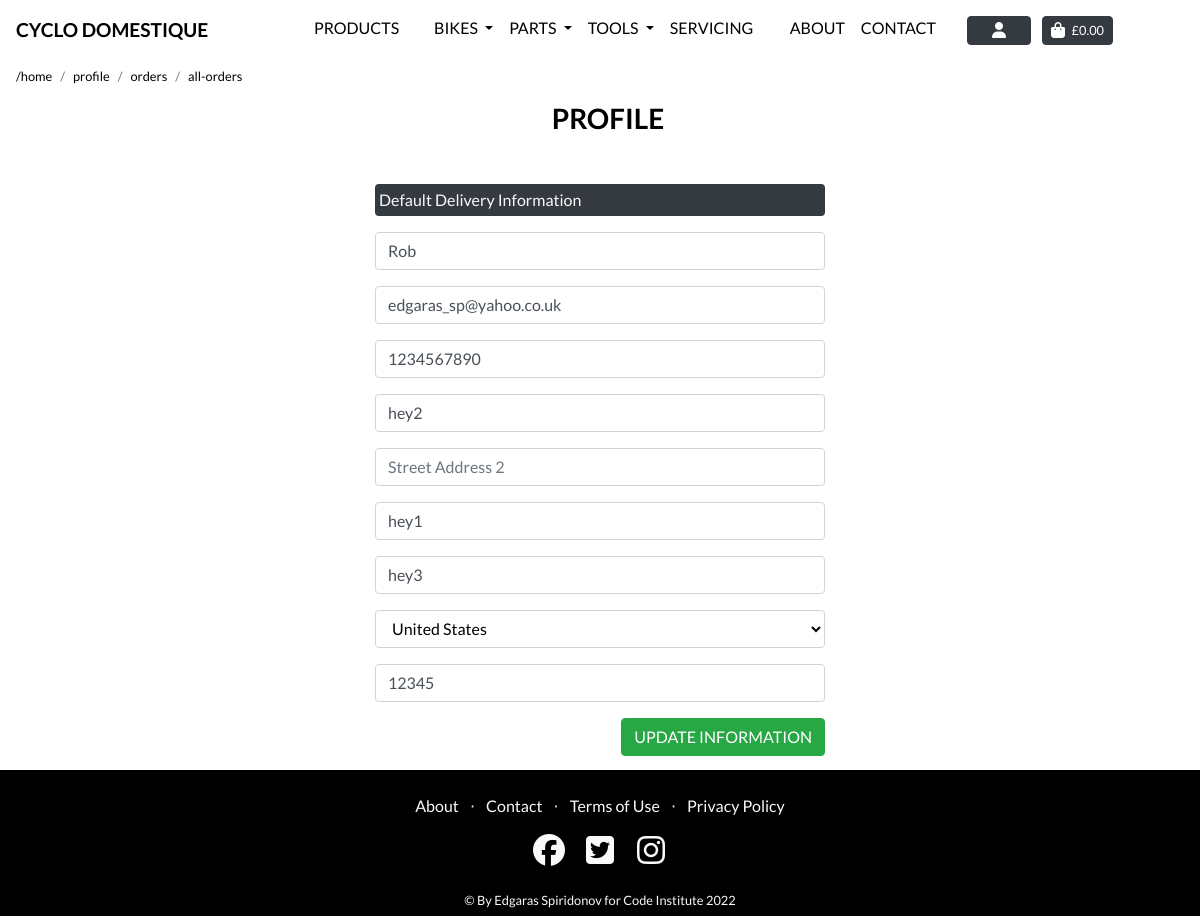
/profile/ (signed in), run on an earlier commit of the app's database.
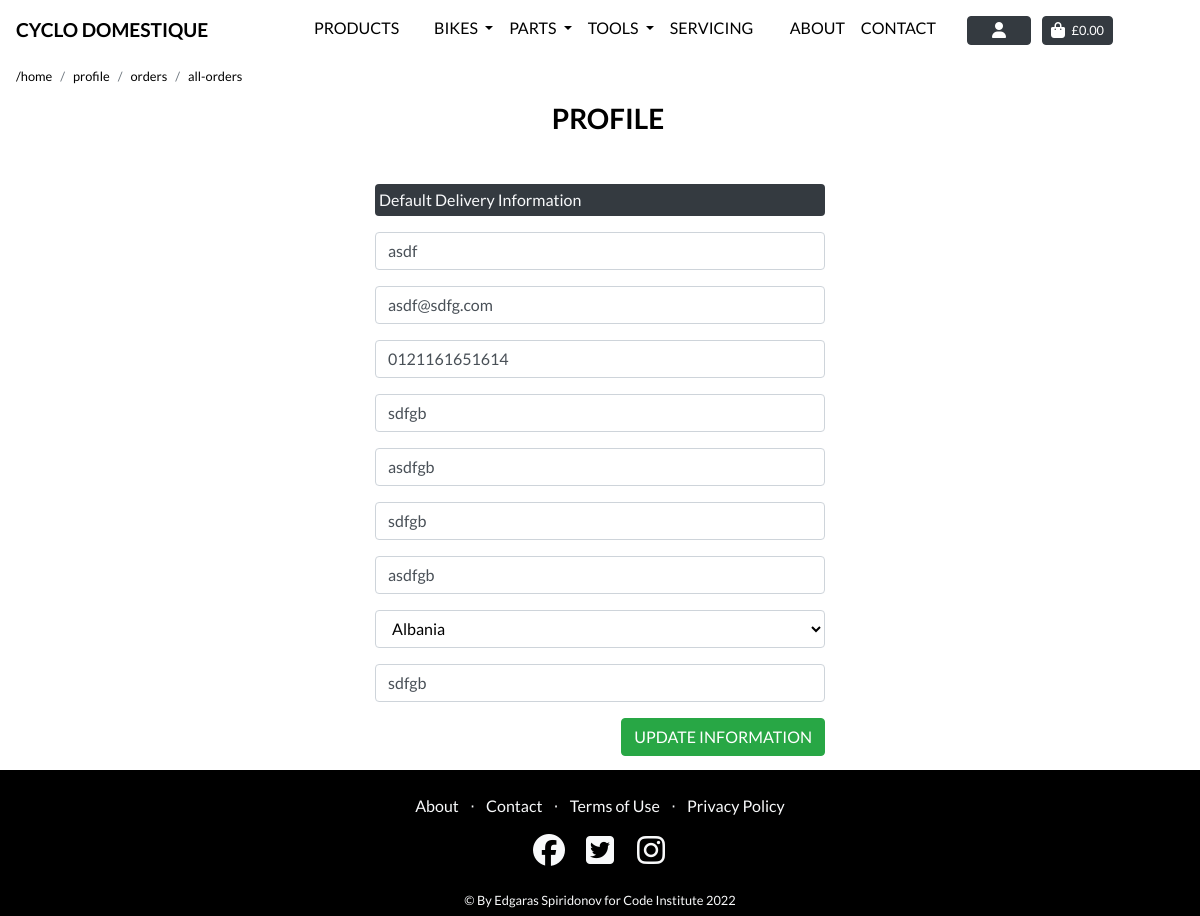
And on a later commit of the database.
### profiles/models.py (models this page shows, shortened)
class UserProfile(models.Model):
    user = models.OneToOneField(User, on_delete=models.CASCADE)
    default_full_name = models.CharField(max_length=50, null=True, blank=True)
    default_email = models.EmailField(max_length=254, null=True, blank=True)
    default_phone_number = models.CharField(max_length=20,
                                            null=True, blank=True)
    default_street_address1 = models.CharField(max_length=80,
                                               null=True, blank=True)
    default_street_address2 = models.CharField(max_length=80,
                                               null=True, blank=True)
    default_town_or_city = models.CharField(max_length=40,
                                            null=True, blank=True)
    default_county = models.CharField(max_length=80, null=True, blank=True)
    default_country = CountryField(blank_label='Country',
                                   null=True, blank=True)
    default_postcode = models.CharField(max_length=20, null=True, blank=True)

### profiles/views.py (the view)
# urls.py: path('profile/', include('profiles.urls')),
@login_required
def profile(request):
    user_profile = get_object_or_404(UserProfile, user=request.user)
    if request.method == 'POST':
        form = UserProfileForm(request.POST, instance=user_profile)
        if form.is_valid():
            form.save()
            messages.success(request, 'Profile updated successfully')
    form = UserProfileForm(instance=user_profile)
    orders = user_profile.orders.all()
    template = 'profiles/profile.html'
    context = {
        'form': form,
        'orders': orders,
        'on_profile_page': True
    }
    return render(request, template, context)

### profiles/forms.py
class UserProfileForm(forms.ModelForm):
    class Meta:
        model = UserProfile
        exclude = ('user',)
    def __init__(self, *args, **kwargs):
        super().__init__(*args, **kwargs)
        placeholders = {
            'default_full_name': 'Full Name',
            'default_email': 'Email',
            'default_phone_number': 'Phone Number',
            'default_street_address1': 'Street Address 1',
            'default_street_address2': 'Street Address 2',
            'default_town_or_city': 'Town or City',
            'default_county': 'County, State or Locality',
            'default_postcode': 'Postal Code',
        }
        self.fields['default_full_name'].widget.attrs['autofocus'] = True
        for field in self.fields:
            if field != 'default_country':
                if self.fields[field].required:
                    placeholder = f'{placeholders[field]} *'
                else:
                    placeholder = placeholders[field]
                self.fields[field].widget.attrs['placeholder'] = placeholder
            self.fields[field].widget.attrs['class'] = ''
            self.fields[field].label = False

### profiles/templates/profiles/profile.html (shortened to what this page needs)
{% extends "base.html" %}
{% load static %}
{% block extra_css %}
    <link rel="stylesheet" href="{% static 'profiles/css/profile.css' %}">
    <link rel="stylesheet" href="{% static 'css/page_navbar.css' %}">
{% endblock %}
{% block page_header %}
<div class="header-container header-mobile">
</div>
{% endblock %}
{% block content %}
<div class="ml-3">
    <div class="col-md-12 px-0 mb-1">
        <nav aria-label="breadcrumb">
          <ol class="breadcrumb bg-transparent pl-0 mb-0  small">
            <li class="breadcrumb-item"><a class="text-black text-lowercase" href="/">/home</a></li>
            <li class="breadcrumb-item"><a class="text-black text-lowercase" href="/profile">profile</a></li>
            <li class="breadcrumb-item"><a class="text-black text-lowercase" href="/profile/orders">orders</a></li>
            <li class="breadcrumb-item"><a class="text-black text-lowercase" href="/profile/orders/all">all-orders</a></li>
          </ol>
        </nav>
    </div>
</div>
<div class="container">
    <div class="row">
        <div class="col">
            <h3 class="text-black text-uppercase font-weight-bold mb-5 text-center pl-3"> Profile </h3>
        </div>
    </div>
    <div class="row">
        <div class="col-3 d-none d-md-block d-lg-block d-xl-block"></div>
        <div class="col-12 col-md-6">
            <p class="text-light bg-dark rounded py-1 px-1">Default Delivery Information</p>
            <form class="mt-3" action="{% url 'profile' %}" method="POST" id="profile-update-form">
                {{ form|crispy }}
                <button class="btn btn-success rounded text-uppercase float-right">Update Information</button>
            </form>
        </div>
        <div class="col-2 d-none d-md-block d-lg-block d-xl-block"></div>
    </div>
</div>
{% include "includes/footer.html" %}
{% endblock %}

What changed in the data, as far as the page shows it:
changed UserProfile: default_full_name "Rob" → "asdf"; default_email "edgaras_sp@yahoo.co.uk" → "asdf@sdfg.com"; default_phone_number "1234567890" → "0121161651614"; default_street_address1 "hey2" → "sdfgb"; default_street_address2 (not shown) → "asdfgb"; default_town_or_city "hey1" → "sdfgb"; default_county "hey3" → "asdfgb"; default_country "United States" → "Albania"; default_postcode "12345" → "sdfgb"
